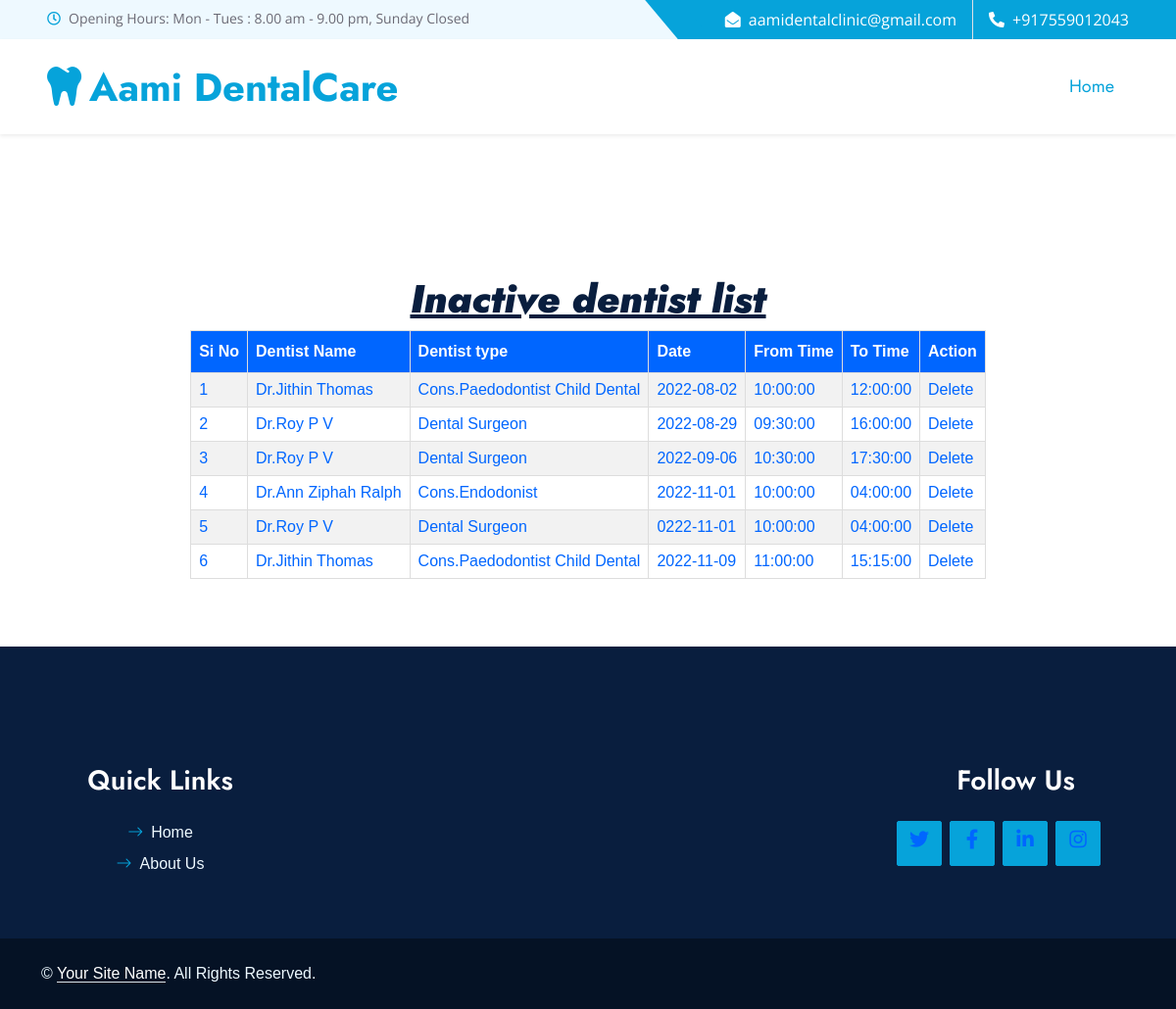
The page /PROJECT/Admin/InactiveDentist.php (signed in) on the database its author committed.
### tables this page shows
CREATE TABLE `tbl_schedule` (
  `schedule_id` int(11) NOT NULL,
  `schedule_date` date NOT NULL DEFAULT current_timestamp(),
  `from_time` time NOT NULL DEFAULT current_timestamp(),
  `to_time` time NOT NULL DEFAULT current_timestamp(),
  `dentist_id` int(11) NOT NULL,
  `schedule_status` int(11) NOT NULL DEFAULT 1
);

CREATE TABLE `tbl_dentist` (
  `dentist_id` int(11) NOT NULL,
  `dentist_name` varchar(50) NOT NULL,
  `dentist_gender` varchar(10) NOT NULL,
  `dentist_contact` varchar(20) NOT NULL,
  `dentist_email` varchar(50) NOT NULL,
  `place_id` int(11) NOT NULL,
  `dentist_password` varchar(100) NOT NULL,
  `dentist_address` varchar(200) NOT NULL,
  `dentisttype_id` int(11) NOT NULL,
  `dentist_photo` varchar(100) NOT NULL,
  `dentist_proof` varchar(100) NOT NULL
);

CREATE TABLE `tbl_dentisttype` (
  `dentisttype_id` int(11) NOT NULL,
  `dentisttype_name` varchar(30) NOT NULL
);

### PROJECT/Admin/InactiveDentist.php (the view, shortened to what this page needs)
<html>
<head>
</head>
<body>
<?php
include("Head.php");
?>
<center><i>
<h1><b><u>Inactive dentist list</u></b></h1></i>
      </body>
</html>
<div id="tab" align="center">
 <?php
 include("../Assets/Connection/Connection.php");
 $selqry="select * from  tbl_schedule u inner join tbl_dentist p on u.dentist_id=p.dentist_id inner join tbl_dentisttype x on p.dentisttype_id=x.dentisttype_id where u.schedule_status='0'";
  $rows=$con->query($selqry);
  if($rows->num_rows>0)
		$i=0;
?>
<table border="1" cellpadding="10" align="center">
    <tr>
      <th>Si No</th>
 <th>Dentist Name</th>
  <th>Dentist type</th>
       <th>Date</th>
        <th>From Time</th>
         <th>To Time</th>
         <th>Action</th>
    </tr>
 <?php
	while($result=$rows->fetch_assoc())
	{
		$i++;
		?>
        <tr>
        <td><?php  echo $i;?></td>
         <td><?php echo $result["dentist_name"];?></td>
      <td><?php echo $result["dentisttype_name"];?></td>
         <td><?php echo $result["schedule_date"];?></td>
          <td><?php echo $result["from_time"];?></td>
           <td><?php echo $result["to_time"];?></td>
        <td><a href="InactiveDentist.php?did=<?php echo $result["schedule_id"]?>">Delete</a></td> </tr>
        <?php
	}
	?>
         </table>
    <?php
include("Foot.php");
?>

### PROJECT/Admin/form.css (style rules this page uses)
#tab { font-family: "Trebuchet MS", Arial, Helvetica, sans-serif; border-collapse: collapse; width: 100%; }
#tab td, #tab th { border: 1px solid #ddd; padding: 8px; color: #06F; }
#tab a { color:#06F; }
#tab tr:nth-child(even) { background-color: #f2f2f2; }
#tab th { padding-top: 12px; padding-bottom: 12px; text-align: left; background-color: #06F; color: white; }

### PROJECT/Assets/Template/Main/css/style.css (style rules this page uses)
:root { --primary: #06A3DA; --secondary: #F57E57; --light: #EEF9FF; --dark: #091E3E; }
h1, h2, .font-weight-bold { font-weight: 700 !important; }

### rows shown on the page
tbl_schedule: dentist.dentist_name "Dr.Jithin Thomas", tbl_dentisttype.dentisttype_name "Cons.Paedodontist Child Dental", schedule_date "2022-08-02", from_time "10:00:00", to_time "12:00:00"
tbl_schedule: dentist.dentist_name "Dr.Roy P V", tbl_dentisttype.dentisttype_name "Dental Surgeon", schedule_date "2022-08-29", from_time "09:30:00", to_time "16:00:00"
tbl_schedule: dentist.dentist_name "Dr.Roy P V", tbl_dentisttype.dentisttype_name "Dental Surgeon", schedule_date "2022-09-06", from_time "10:30:00", to_time "17:30:00"
tbl_schedule: dentist.dentist_name "Dr.Ann Ziphah Ralph", tbl_dentisttype.dentisttype_name "Cons.Endodonist", schedule_date "2022-11-01", from_time "10:00:00", to_time "04:00:00"
tbl_schedule: dentist.dentist_name "Dr.Roy P V", tbl_dentisttype.dentisttype_name "Dental Surgeon", schedule_date "0222-11-01", from_time "10:00:00", to_time "04:00:00"
tbl_schedule: dentist.dentist_name "Dr.Jithin Thomas", tbl_dentisttype.dentisttype_name "Cons.Paedodontist Child Dental", schedule_date "2022-11-09", from_time "11:00:00", to_time "15:15:00"
